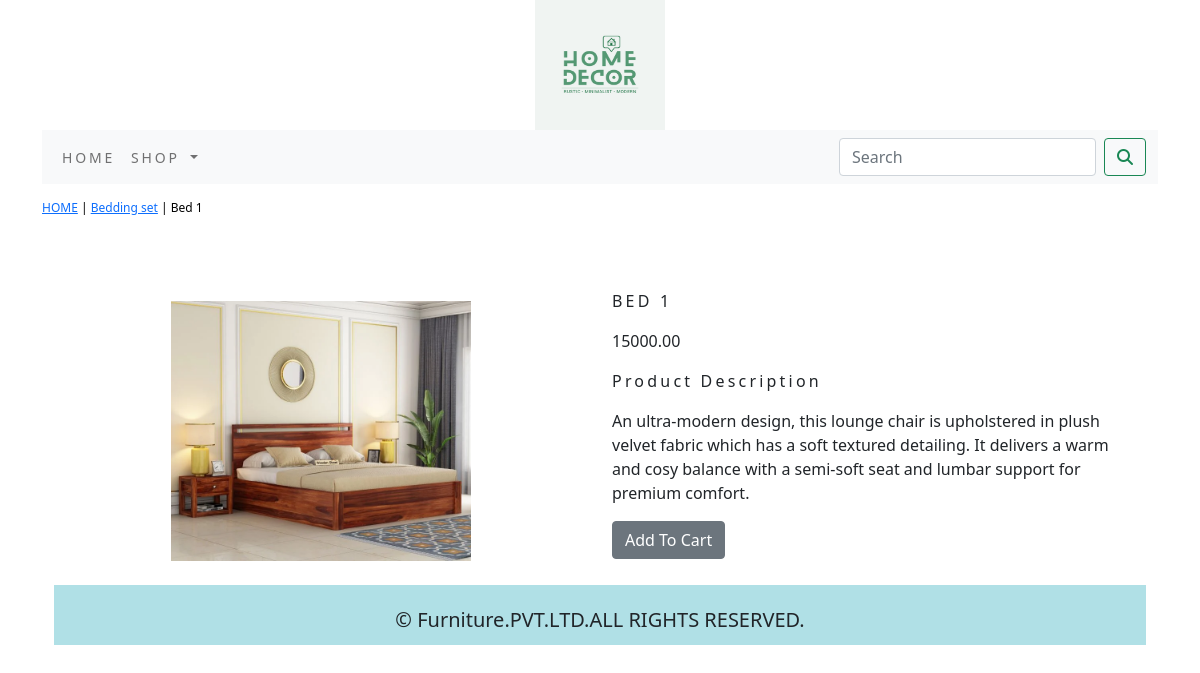
Page /bedding-set/bed-1/ on the committed database.
### Furniture/models.py (models this page shows, shortened)
class Product(models.Model):
    name=models.CharField(max_length=200,unique=True)
    slug=models.SlugField(max_length=200,unique=True)
    description=models.TextField(blank=True)
    price=models.DecimalField(max_digits=10,decimal_places=2)
    category=models.ForeignKey(Furniture,on_delete=models.CASCADE)
    image=models.ImageField(upload_to='product',blank=True)
    stock=models.IntegerField(blank=True)
    available=models.BooleanField(default=True)
    created=models.DateTimeField(auto_now_add=True)
    updated=models.DateTimeField(auto_now=True)
    class Meta:
        ordering=('name',)
        verbose_name='product'
        verbose_name_plural = 'products'

class Furniture(models.Model):
    name=models.CharField(max_length=200,unique=True)
    slug=models.SlugField(max_length=200,unique=True)
    description=models.TextField(blank=True)
    image=models.ImageField(upload_to='furniture',blank=True)
    class Meta:
        ordering=('name',)
        verbose_name='furniture'
        verbose_name_plural = 'furniture'
    def get_url(self):
        return reverse('Furniture:Product_by_Category',args=[self.slug])
    def __str__(self):
        return '{}'.format(self.name)

### Furniture/views.py (the view)
# urls.py: path('<slug:c_slug>/<slug:product_slug>/',views.ProductDetail,name='ProductDetail'),
def ProductDetail(request, c_slug, product_slug):
    try:
        product = Product.objects.get(category__slug=c_slug, slug=product_slug)
    except Exception as e:
        raise e
    return render(request, "product.html", {'product': product})

### Furniture/context_processors.py (called while the page is built)
def menu_links(request):
    links = Furniture.objects.all()
    return dict(links=links)

### cart/context_processors.py (called while the page is built)
def counter(request):
    item_count = 0
    if 'admin' in request.path:
        return {}
    else:
        try:
            cart = Cart.objects.filter(cart_id=_cart_id(request))
            cart_items = CartItem.objects.all().filter(cart=cart[:1])
            for cart_item in cart_items:
                item_count += cart_item.quantity
        except Cart.DoesNotExist:
            item_count = 0
    return dict(item_count=item_count)

### cart/views.py (called while the page is built)
def _cart_id(request):
    cart = request.session.session_key
    if not cart:
        cart = request.session.create()
    return cart

### template/product.html (shortened to what this page needs)
{% extends 'base.html' %}
{% load static %}
{% block content %}
<div class="row my_prod_row">
    <div class="mx_auto">
        <p><a href="{% url 'Furniture:AllProductCategory' %}">HOME</a> | <a href="{{product.category.get_url}}">{{product.category}}</a> | {{product.name}}</p>
    </div>
</div>
<div class="container">
<br>
<div class="row">
    <div class="col-12 col-sm-12 col-md-12 col-lg-6 text-center">
        <div style="min-width:18rem;"><br>
            <img src="{{product.image.url}}" alt="{{product.name}}" style="width:300px;height:auto;">
        </div>
    </div>
    <div class="col-12 col-sm-12 col-md-12 col-lg-6">
            <div>
            <h1 class="my_prod_title">{{product.name}}</h1>
            <p>{{product.price}}</p>
            <p class="my_title">Product Description</p>
            <p class="text-justify my_prod_text">{{product.description}}</p>
            {% if product.stock <= 0 %}
            <p class="text-justify my_prod_text"><b>Out Of Stock</b></p>
            {% else %}
            <a class="btn btn-secondary" href="{% url 'cart:add_cart' product.id %}">Add To Cart</a>
            {% endif %}
            </div>
    </div>
</div>
</div>
{% endblock %}

### static/css/custom.css (style rules this page uses)
.my_title { font-size:16px; letter-spacing:.2em; }
.my_prod_row { padding-top:15px; padding-bottom:20px; }
.my_prod_row .mx_auto { color:#000; font-size:12px; text-decoration:none; }
.my_prod_title { font-size:16px; text-transform:uppercase; letter-spacing:.2em; padding-top:15px; padding-bottom:10px; }
.my_prod_text { padding-right:20px; }

### rows in the picture
Product: category "Bedding set", name "Bed 1", image (picture), name "BED 1", price "15000.00", description "An ultra-modern design, this lounge chair is upholstered in plush velvet fabric which has a soft textured detailing. It delivers a warm and cosy balance with a semi-soft seat and lumbar support for premium comfort."
